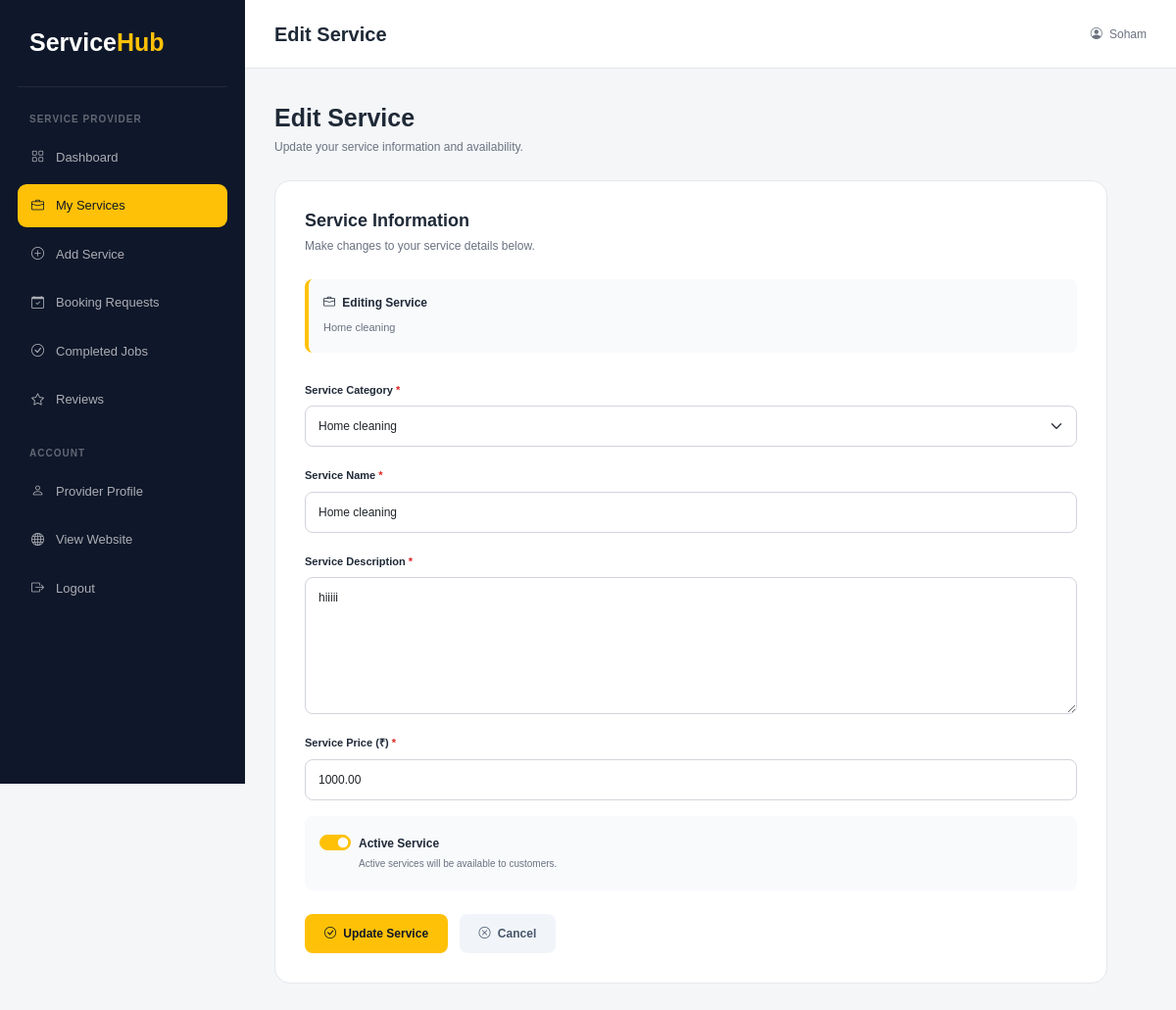
Page /provider-service/edit/3/ (signed in) on the committed database.
### service_app/models.py (models this page shows, shortened)
class Service(models.Model):
    provider = models.ForeignKey(
        ProviderProfile,
        on_delete=models.CASCADE,
        null=True,
        blank=True
    )
    category = models.ForeignKey(
        Category,
        on_delete=models.CASCADE
    )
    name = models.CharField(max_length=150)
    description = models.TextField()
    price = models.DecimalField(
        max_digits=10,
        decimal_places=2
    )
    is_active = models.BooleanField(default=True)
    created_at = models.DateTimeField(auto_now_add=True)

class Category(models.Model):
    name = models.CharField(max_length=100, unique=True)
    description = models.TextField(blank=True)

### service_app/views.py (the view, shortened to what this page needs)
# urls.py: path("provider-service/edit/<int:id>/", views.provider_service_edit, name="provider_service_edit"),
@login_required(login_url="login")
def provider_service_edit(request, id):
    if not hasattr(request.user, "providerprofile"):
        return redirect("dashboard")
    provider = request.user.providerprofile
    try:
        service = Service.objects.get(
            id=id,
            provider=provider
        )
    except Service.DoesNotExist:
        messages.error(
            request,
            "Service not found or access denied."
        )
        return redirect("provider_service_list")
    categories = Category.objects.all().order_by("name")
    return render(request, "provider_service_edit.html", {
        "service": service,
        "categories": categories
    })

### templates/provider_service_edit.html (shortened to what this page needs)
<!DOCTYPE html>
<html lang="en">
<head>
    <link href="https://cdn.jsdelivr.net/npm/bootstrap@5.3.8/dist/css/bootstrap.min.css" rel="stylesheet">
    <link rel="stylesheet" href="https://cdn.jsdelivr.net/npm/bootstrap-icons@1.13.1/font/bootstrap-icons.min.css">
</head>
<body>
<div class="sidebar" id="sidebar">
    <div class="brand">
        Service<span>Hub</span>
    </div>
    <div class="menu-label">
        SERVICE PROVIDER
    </div>
    <a href="{% url 'provider_dashboard' %}" class="sidebar-link">
        <i class="bi bi-grid"></i>
        Dashboard
    </a>
    <a href="{% url 'provider_service_list' %}" class="sidebar-link active">
        <i class="bi bi-briefcase"></i>
        My Services
    </a>
    <a href="{% url 'provider_service_add' %}" class="sidebar-link">
        <i class="bi bi-plus-circle"></i>
        Add Service
    </a>
    <a href="{% url 'provider_booking_list' %}" class="sidebar-link">
        <i class="bi bi-calendar-check"></i>
        Booking Requests
    </a>
    <a href="#" class="sidebar-link">
        <i class="bi bi-check-circle"></i>
        Completed Jobs
    </a>
    <a href="#" class="sidebar-link">
        <i class="bi bi-star"></i>
        Reviews
    </a>
    <div class="menu-label">
        ACCOUNT
    </div>
    <a href="{% url 'provider_profile' %}" class="sidebar-link">
        <i class="bi bi-person"></i>
        Provider Profile
    </a>
    <a href="{% url 'home' %}" class="sidebar-link">
        <i class="bi bi-globe"></i>
        View Website
    </a>
    <a href="{% url 'logout' %}" class="sidebar-link">
        <i class="bi bi-box-arrow-right"></i>
        Logout
    </a>
</div>
<div class="main-content">
    <div class="topbar">
        <div class="d-flex align-items-center gap-3">
            <h5>Edit Service</h5>
        </div>
        <div class="user-info">
            <i class="bi bi-person-circle me-1"></i>
            {{ user.username }}
        </div>
    </div>
    <div class="page-content">
        <div class="page-header">
            <h2>Edit Service</h2>
            <p>
                Update your service information and availability.
            </p>
        </div>
        <div class="form-card">
            <h4>Service Information</h4>
            <p class="subtitle">
                Make changes to your service details below.
            </p>
            <div class="service-info">
                <strong>
                    <i class="bi bi-briefcase me-1"></i>
                    Editing Service
                </strong>
                <span>
                    {{ service.name }}
                </span>
            </div>
            <form method="POST">
                <div class="mb-3">
                    <label class="form-label">
                        Service Category
                        <span class="required">*</span>
                    </label>
                    <select name="category" class="form-select" required>
                        {% for category in categories %}
                            <option value="{{ category.id }}"
                                {% if category.id == service.category.id %}
                                    selected
                                {% endif %}>
                                {{ category.name }}
                            </option>
                        {% endfor %}
                    </select>
                </div>
                <div class="mb-3">
                    <label class="form-label">
                        Service Name
                        <span class="required">*</span>
                    </label>
                    <input
                        type="text"
                        name="name"
                        class="form-control"
                        value="{{ service.name }}"
                        maxlength="150"
                        required
                    >
                </div>
                <div class="mb-3">
                    <label class="form-label">
                        Service Description
                        <span class="required">*</span>
                    </label>
                    <textarea
                        name="description"
                        class="form-control"
                        required
                    >{{ service.description }}</textarea>
                </div>
                <div class="mb-3">
                    <label class="form-label">
                        Service Price (₹)
                        <span class="required">*</span>
                    </label>
                    <input
                        type="number"
                        name="price"
                        class="form-control"
                        value="{{ service.price }}"
                        min="0"
                        step="0.01"
                        required
                    >
                </div>
                <div class="status-box mb-4">
                    <div class="form-check form-switch">
                        <input
                            class="form-check-input"
                            type="checkbox"
                            name="is_active"
                            id="is_active"
                            {% if service.is_active %}checked{% endif %}
                        >
                        <label class="form-check-label" for="is_active">
                            <span class="status-title">
                                Active Service
                            </span>
                            <span class="status-description">
                                Active services will be available to customers.
                            </span>
                        </label>
                    </div>
                </div>
                <div class="button-group">
                    <button type="submit" class="save-btn">
                        <i class="bi bi-check-circle me-1"></i>
                        Update Service
                    </button>
                    <a href="{% url 'provider_service_list' %}" class="cancel-btn">
                        <i class="bi bi-x-circle me-1"></i>
                        Cancel
                    </a>
                </div>
            </form>
        </div>
    </div>
</div>
</body>
</html>

### templates/provider_service_edit.html (style rules this page uses)
* { box-sizing: border-box; }
body { margin: 0; font-family: Arial, sans-serif; background: #f4f6f8; color: #1f2937; }
a { text-decoration: none; }
.sidebar { position: fixed; top: 0; left: 0; width: 250px; height: 100vh; background: #0f172a; padding: 25px 18px; z-index: 1000; }
.brand { color: white; font-size: 25px; font-weight: 800; padding: 0 12px 25px; border-bottom: 1px solid rgba(255,255,255,0.08); }
.brand span { color: #ffc107; }
.menu-label { margin: 25px 12px 10px; color: rgba(255,255,255,0.35); font-size: 10px; font-weight: bold; letter-spacing: 1px; }
.sidebar-link { display: flex; align-items: center; gap: 12px; padding: 12px 14px; margin-bottom: 6px; color: rgba(255,255,255,0.65); border-radius: 9px; font-size: 13px; transition: 0.3s; }
.sidebar-link:hover, .sidebar-link.active { background: #ffc107; color: #111827; }
.main-content { margin-left: 250px; min-height: 100vh; }
.topbar { min-height: 70px; padding: 15px 30px; background: white; border-bottom: 1px solid #e5e7eb; display: flex; align-items: center; justify-content: space-between; }
.topbar h5 { margin: 0; font-weight: 800; }
.user-info { color: #6b7280; font-size: 12px; }
.page-content { padding: 35px 30px; }
.page-header { margin-bottom: 25px; }
.page-header h2 { margin-bottom: 6px; font-size: 25px; font-weight: 800; }
.page-header p { margin: 0; color: #6b7280; font-size: 12px; }
.form-card { max-width: 850px; padding: 30px; background: white; border: 1px solid #e5e7eb; border-radius: 16px; }
.form-card h4 { margin-bottom: 5px; font-size: 18px; font-weight: 800; }
.subtitle { margin-bottom: 25px; color: #6b7280; font-size: 12px; }
.service-info { padding: 15px; margin-bottom: 25px; background: #f8fafc; border-left: 4px solid #ffc107; border-radius: 8px; }
.service-info strong { display: block; margin-bottom: 3px; font-size: 12px; }
.service-info span { color: #6b7280; font-size: 11px; }
.form-label { font-size: 11px; font-weight: 700; }
.required { color: #dc2626; }
.form-control, .form-select { padding: 11px 13px; border: 1px solid #d1d5db; border-radius: 8px; font-size: 12px; }
textarea.form-control { min-height: 140px; resize: vertical; }
.status-box { padding: 15px; background: #f8fafc; border-radius: 8px; }
.form-check-input:checked { background-color: #ffc107; border-color: #ffc107; }
.status-title { font-size: 12px; font-weight: 700; }
.status-description { display: block; margin-top: 2px; color: #6b7280; font-size: 10px; }
.save-btn { padding: 11px 20px; background: #ffc107; color: #111827; border: none; border-radius: 8px; font-size: 12px; font-weight: 800; }
.cancel-btn { display: inline-block; padding: 11px 20px; margin-left: 7px; background: #f1f5f9; color: #475569; border-radius: 8px; font-size: 12px; font-weight: 700; }

### rows in the picture
Service: name "Home cleaning", category "Home cleaning", description "hiiiii", price "1000.00", is_active "☑"

### other values in the picture
{{ user.username }} "Soham"
